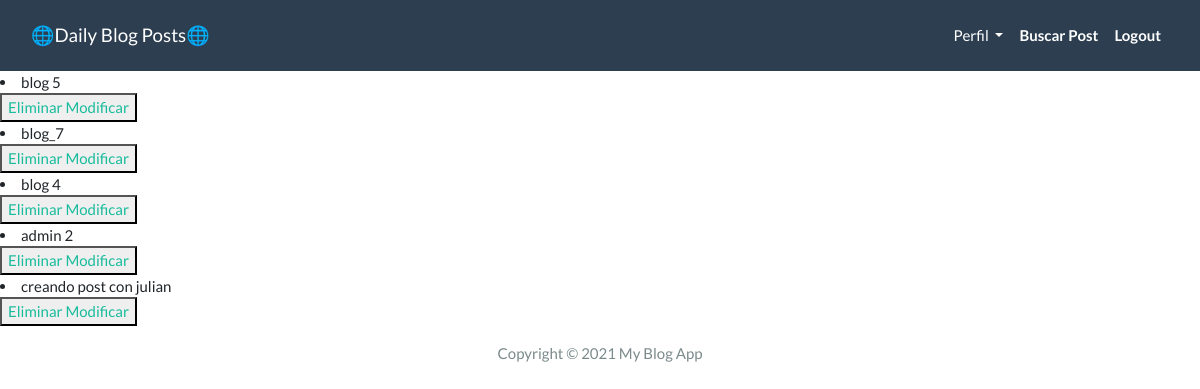
The page /leerPost (signed in) on the database as committed earlier.
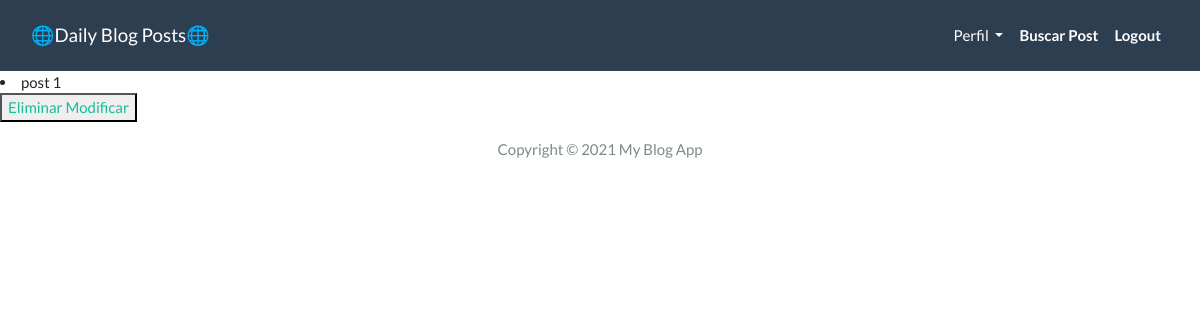
The same page on the database as committed later.
### loginApp/models.py (models this page shows)
class Post(models.Model):
    title = models.CharField(max_length=200, )
    slug = models.SlugField(max_length=200, )
    author = models.ForeignKey(User, on_delete=models.CASCADE, related_name="blog_post")
    created_on= models.DateTimeField(auto_now_add=True)
    updated_on= models.DateTimeField(auto_now_add=True)
    content= RichTextField(blank=True, null= True)
    status=models.IntegerField(choices=STATUS, default=0)
    imagen=models.ImageField(upload_to="fotos", null= True,  blank=True)

### loginApp/views.py (the view)
# urls.py: path('leerPost',leer_post,name="leer_post"),
def leer_post(request):
    post= Post.objects.all()
    contexto= {"post":post}
    return render(request,"leerPost.html",contexto)

### templates/leerPost.html (shortened to what this page needs)
{% extends 'base.html' %}
{% block content %}
    {% for p in post %}
        <li>{{ p.title }}</li>
        <button>
            <a href="{% url 'eliminar_post' p.title %}"> Eliminar </a>
            <a href="{% url 'modificar_post' p.title %}"> Modificar </a>
        </button>
    {% endfor %}
{% endblock %}

Rows that differ between the two databases and show on the page:
removed Post: title "blog 5"
removed Post: title "blog_7"
removed Post: title "blog 4"
removed Post: title "admin 2"
removed Post: title "creando post con julian"
added Post: title "post 1"
